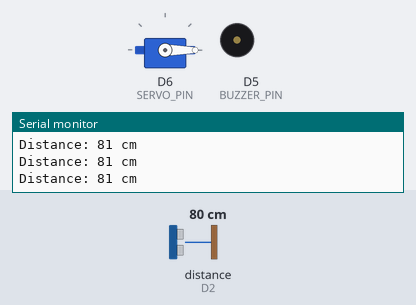
Bench run of a sketch on a simulated ESP8266 (NodeMCU). Shown: servo, buzzer (waves = sounding), the last lines printed to the serial monitor. Inputs (shaded band) come from the test bench; at power-on: distance to the obstacle (sensor on D2) 80 cm. The echo pulse lasts 58.3 µs per cm; WiFi joins after 1.5 s; servers stay silent unless stated; uploads are accepted with an empty reply.

Above: at 2.7 s.
2.8 s: distance to the obstacle (sensor on D2) set to 6 cm
4.3 s: distance to the obstacle (sensor on D2) set to 3 cm
At 4.8 s:
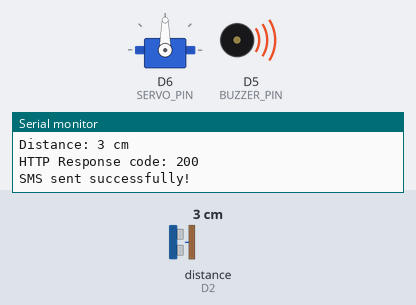
5.8 s: distance to the obstacle (sensor on D2) set to 9 cm
At 7.1 s:
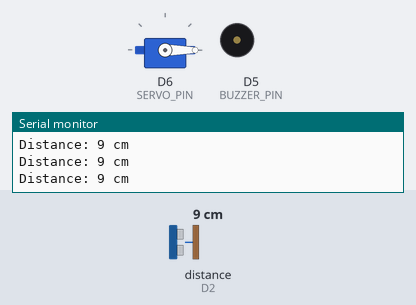
7.4 s: distance to the obstacle (sensor on D2) set to 2 cm
At 7.8 s:
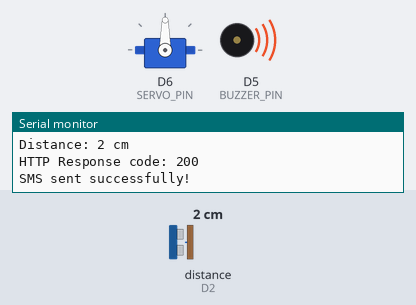
Timing chart, 0 to 9.9 s (numbered marks = the images above; inputs shaded):
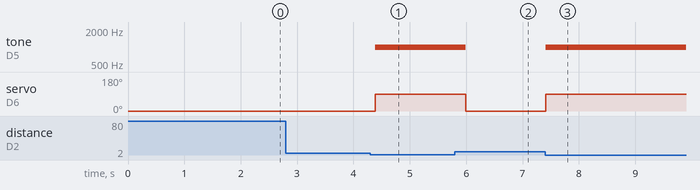

The sketch:

test2.ino
```cpp
#include <ESP8266WiFi.h>
#include <ESP8266HTTPClient.h>
#include <WiFiClientSecure.h>
#include <NewPing.h>
#include <Servo.h>

// WiFi credentials
const char* ssid = "hello";
const char* password = "hello12345";

// Twilio credentials
const char* accountSid = "ACa4b5309188fdf608d27c6b32f7157388";
const char* authToken = "64b323e9cffc6dc5bf5b569c8e3c986a";
const char* twilioNumber = "+17623860321"; // Format: +1234567890
const char* recipientNumber = "+918778514160"; // Format: +1234567890

// Twilio API endpoint
const char* twilioApi = "https://api.twilio.com/2010-04-01/Accounts/";

// Pin definitions
#define TRIG_PIN D4       // GPIO2
#define ECHO_PIN D2       // GPIO0
#define BUZZER_PIN D5     // GPIO14
#define SERVO_PIN D6      // GPIO12

#define MAX_DISTANCE 300  // Maximum distance for HC-SR04 (in cm)
#define DETECTION_THRESHOLD 5
#define SERVO_OPEN_ANGLE 90
#define SERVO_CLOSED_ANGLE 0
#define SMS_COOLDOWN 60000 // 60 seconds cooldown for SMS

NewPing sonar(TRIG_PIN, ECHO_PIN, MAX_DISTANCE);
Servo myServo;

unsigned long lastSMSTime = 0; // Track time of last SMS

void setup() {
  Serial.begin(9600);
  Serial.println("Booting...");

  // Initialize pins
  pinMode(BUZZER_PIN, OUTPUT);
  digitalWrite(BUZZER_PIN, LOW); // Ensure buzzer is off
  myServo.attach(SERVO_PIN);
  myServo.write(SERVO_CLOSED_ANGLE); // Close servo initially

  // Connect to WiFi
  Serial.println("Connecting to WiFi...");
  WiFi.begin(ssid, password);
  while (WiFi.status() != WL_CONNECTED) {
    delay(500);
    Serial.print(".");
  }
  Serial.println("\nWiFi connected");
  Serial.print("IP address: ");
  Serial.println(WiFi.localIP());
}

void loop() {
  unsigned int distance = sonar.ping_cm();
  Serial.print("Distance: ");
  Serial.print(distance);
  Serial.println(" cm");

  if (distance > 0 && distance < DETECTION_THRESHOLD) {
    tone(BUZZER_PIN, 1000);               // Start buzzer tone
    myServo.write(SERVO_OPEN_ANGLE);     // Move servo to 90°
    sendSMS("Critical distance detected! Object within " + String(distance) + " cm.");
    lastSMSTime = millis();
    delay(500);
  } else {
    noTone(BUZZER_PIN);                  // Stop buzzer
    myServo.write(SERVO_CLOSED_ANGLE);   // Move servo back to 0°
  }

  delay(100);
}

void sendSMS(String message) {
  if (WiFi.status() == WL_CONNECTED) {
    WiFiClientSecure client;
    client.setInsecure(); // Note: Skips SSL verification for simplicity. Use proper certificates in production.

    HTTPClient http;

    // Construct Twilio API URL
    String url = String(twilioApi) + String(accountSid) + "/Messages.json";

    // Prepare POST data
    String postData = "To=" + String(recipientNumber) + "&From=" + String(twilioNumber) + "&Body=" + message;

    // Start HTTP client
    http.begin(client, url);
    http.setAuthorization(accountSid, authToken);
    http.addHeader("Content-Type", "application/x-www-form-urlencoded");

    // Send POST request
    int httpCode = http.POST(postData);

    // Check response
    if (httpCode > 0) {
      Serial.printf("HTTP Response code: %d\n", httpCode);
      if (httpCode == HTTP_CODE_OK || httpCode == HTTP_CODE_CREATED) {
        Serial.println("SMS sent successfully!");
        Serial.println(http.getString());
      } else {
        Serial.println("Failed to send SMS");
        Serial.println(http.getString());
      }
    } else {
      Serial.printf("HTTP request failed, error: %s\n", http.errorToString(httpCode).c_str());
    }

    // Clean up
    http.end();
  } else {
    Serial.println("WiFi not connected");
  }
}
```

Measured:
- the behaviour switches between 5 and 4 cm on distance to the obstacle (sensor on D2) (found by bisection; images 0 and 1)
- after the input at 4.3 s, tone on D5 (BUZZER_PIN): silent → 1000 Hz after 0.09 s; servo on D6 (SERVO_PIN): 0° → 90° after 0.09 s
- after the input at 5.8 s, tone on D5 (BUZZER_PIN): 1000 Hz → silent after 0.19 s; servo on D6 (SERVO_PIN): 90° → 0° after 0.19 s
- after the input at 7.4 s, tone on D5 (BUZZER_PIN): silent → 1000 Hz at once; servo on D6 (SERVO_PIN): 0° → 90° at once
